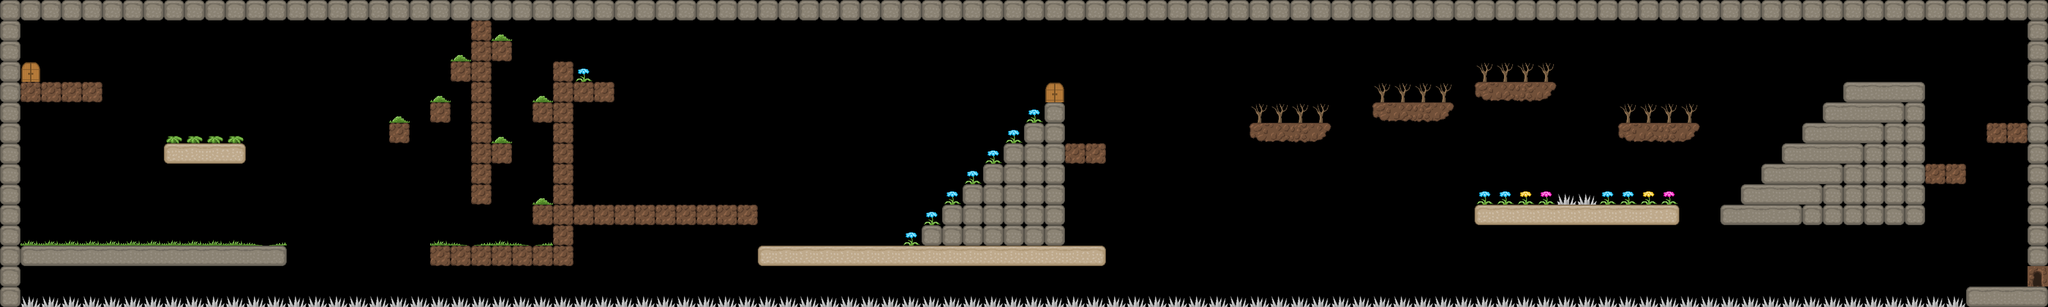

Tiled map render using the project's own tile images. Description and the map definition, with tile-layer contents summarised, below:
An orthogonal 100x15 tile map with 32x32 px tiles, 1 tile layer (Tile Layer 1) and 66 objects (42x Wall, 8x MovementBlocker, 5x Troll, 5x Elevator, 2x Thorns, ...).

<map version="1.0" orientation="orthogonal" renderorder="right-down" width="100" height="15" tilewidth="32" tileheight="32" nextobjectid="320">
 <tileset firstgid="1" name="tileset2" tilewidth="32" tileheight="32">
  <image source="tileset2.png" trans="a6a7aa" width="384" height="384" />
 </tileset>
 <layer name="Tile Layer 1" width="100" height="15">
  <data>[1500 cells, 482 non-empty, 26 distinct tile ids]</data>
 </layer>
 <objectgroup name="Object Layer 1">
  <object id="2" name="Wall" x="256" y="224" width="128" height="32" />
  <object id="3" name="MrCircle" x="96" y="96" width="32" height="32" />
  <object id="5" name="Wall" x="0" y="0" width="3200" height="32" />
  <object id="6" name="Wall" x="3168" y="32" width="32" height="384" />
  <object id="7" name="Wall" x="3072" y="448" width="128" height="32" />
  <object id="8" name="Wall" x="0" y="32" width="32" height="448" />
  <object id="9" name="Thorns" x="32" y="448" width="3040" height="32" />
  <object id="10" name="Wall" x="32" y="128" width="128" height="32" />
  <object id="243" name="Wall" x="608" y="192" width="32" height="32" />
  <object id="244" name="Wall" x="672" y="160" width="32" height="32" />
  <object id="249" name="Wall" x="1504" y="288" width="32" height="32" />
  <object id="251" name="Wall" x="896" y="320" width="288" height="32" />
  <object id="252" name="Wall" x="1664" y="224" width="64" height="32" />
  <object id="253" name="MovementBlocker" x="1152" y="352" width="32" height="32" />
  <object id="254" name="Wall" x="704" y="96" width="32" height="32" />
  <object id="255" name="Wall" x="1600" y="192" width="64" height="64" />
  <object id="256" name="Wall" x="832" y="320" width="32" height="32" />
  <object id="258" name="Wall" x="1568" y="224" width="32" height="32" />
  <object id="259" name="Troll" x="1248" y="352" width="32" height="32" />
  <object id="261" name="Wall" x="832" y="160" width="32" height="32" />
  <object id="262" name="Wall" x="896" y="128" width="64" height="32" />
  <object id="263" name="Wall" x="768" y="224" width="32" height="32" />
  <object id="264" name="Wall" x="1632" y="160" width="32" height="32" />
  <object id="265" name="Wall" x="1440" y="352" width="32" height="32" />
  <object id="266" name="Wall" x="736" y="0" width="32" height="320" />
  <object id="267" name="Wall" x="1536" y="256" width="128" height="128" />
  <object id="268" name="Wall" x="768" y="64" width="32" height="32" />
  <object id="269" name="Wall" x="864" y="96" width="32" height="320" />
  <object id="270" name="Wall" x="672" y="384" width="192" height="32" />
  <object id="271" name="Wall" x="1472" y="320" width="64" height="64" />
  <object id="272" name="Wall" x="1184" y="384" width="544" height="32" />
  <object id="273" name="Troll" x="160" y="352" width="32" height="32" />
  <object id="274" name="MovementBlocker" x="448" y="352" width="32" height="32" />
  <object id="276" name="Checkpoint" x="32" y="96" width="32" height="32" />
  <object id="278" name="Elevator" x="512" y="384" width="32" height="32" />
  <object id="279" name="Goal" x="3168" y="416" width="32" height="32" />
  <object id="280" name="Wall" x="32" y="384" width="416" height="32" />
  <object id="283" name="Elevator" x="1312" y="160" width="32" height="32" />
  <object id="284" name="Wall" x="2304" y="320" width="320" height="32" />
  <object id="285" name="Wall" x="2784" y="224" width="224" height="128" />
  <object id="286" name="Wall" x="2848" y="160" width="160" height="64" />
  <object id="287" name="Wall" x="2880" y="128" width="128" height="32" />
  <object id="288" name="Wall" x="2816" y="192" width="32" height="32" />
  <object id="289" name="Wall" x="2720" y="288" width="64" height="64" />
  <object id="290" name="Wall" x="2752" y="256" width="32" height="32" />
  <object id="291" name="Wall" x="2688" y="320" width="32" height="32" />
  <object id="292" name="Wall" x="3008" y="256" width="64" height="32" />
  <object id="293" name="Wall" x="3104" y="192" width="64" height="32" />
  <object id="294" name="Wall" x="2528" y="192" width="128" height="32" />
  <object id="295" name="Wall" x="2304" y="128" width="128" height="32" />
  <object id="296" name="Wall" x="2144" y="160" width="128" height="32" />
  <object id="297" name="Wall" x="1952" y="192" width="128" height="32" />
  <object id="305" name="Elevator" x="1760" y="192" width="32" height="32" />
  <object id="306" name="Elevator" x="2016" y="320" width="32" height="32" />
  <object id="307" name="Troll" x="1984" y="160" width="32" height="32" />
  <object id="308" name="Troll" x="2176" y="128" width="32" height="32" />
  <object id="309" name="Troll" x="2336" y="96" width="32" height="32" />
  <object id="310" name="MovementBlocker" x="2272" y="96" width="32" height="32" />
  <object id="311" name="MovementBlocker" x="2432" y="96" width="32" height="32" />
  <object id="313" name="MovementBlocker" x="2112" y="128" width="32" height="32" />
  <object id="314" name="MovementBlocker" x="2272" y="128" width="32" height="32" />
  <object id="315" name="MovementBlocker" x="1920" y="160" width="32" height="32" />
  <object id="316" name="MovementBlocker" x="2080" y="160" width="32" height="32" />
  <object id="317" name="Checkpoint" x="1632" y="128" width="32" height="32" />
  <object id="318" name="Elevator" x="2208" y="384" width="32" height="32" />
  <object id="319" name="Thorns" x="2432" y="288" width="64" height="32" />
 </objectgroup>
</map>
